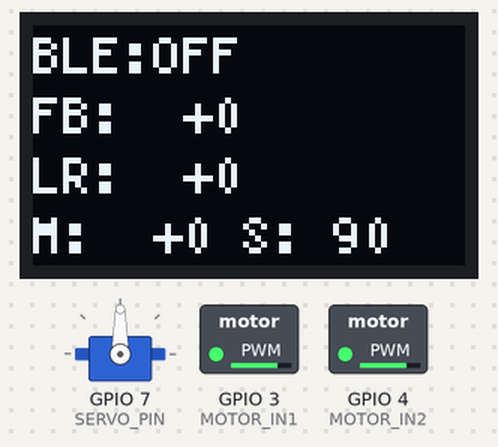
A sketch run on a simulated ESP32-C3. On the bench: servo, 72×40 one-colour display, switched loads named in the sketch (green lamp = pin HIGH). Nothing arrives over Bluetooth unless stated; a phone connects over Bluetooth LE 3 s after start; what the sketch prints to the serial monitor is not drawn.

Above: at 0.6 s.
At 3.6 s:
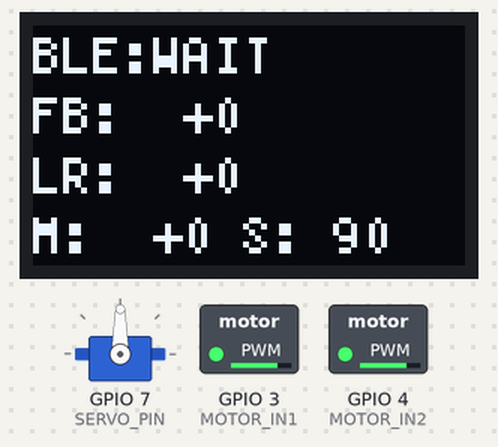

Measured:
- what the display in image 0 shows lasts 3.0 s, from 0.5 s to 3.5 s

The sketch:

RCController.ino
```cpp
#include <Arduino.h>
#include <BLEDevice.h>
#include <BLEServer.h>
#include <BLEUtils.h>
#include <ESP32Servo.h>
#include <U8g2lib.h>
#include <Wire.h>

// ==================================================
// GPIO設定
// ==================================================

// Mini L298N (ENAなし。IN1/IN2に直接PWMを出力する)
#define MOTOR_IN1 3
#define MOTOR_IN2 4

// Steering Servo
#define SERVO_PIN 7

// OLED I2C
#define OLED_SDA 5
#define OLED_SCL 6


// ==================================================
// BLE UUID
// 送信機(リレー)側と一致させる
// ==================================================

#define SERVICE_UUID \
  "12345678-1234-5678-1234-56789abcdef0"

#define CHARACTERISTIC_UUID \
  "12345678-1234-5678-1234-56789abcdef1"


// ==================================================
// ユーザー設定
// ==================================================

// ステアリング最大角度 (中央から左右への角度)
const int STEERING_MAX_ANGLE = 25;

// サーボ中央角度
const int STEERING_CENTER = 90;

// ステアリング方向反転
const bool STEERING_REVERSE = false;

// モーター方向反転
const bool MOTOR_REVERSE = false;

// モーター最低操作値 (これ以下は停止)
const int MOTOR_DEADZONE = 8;

// モーターが回り始める最低PWM値 (0〜255)
// 低速で反応しない/唸るだけの場合は大きく、飛び出しが強い場合は小さくする
const int MOTOR_MIN_PWM = 50;

// 停止方法: true=ブレーキ(IN1,IN2とも最大), false=フリー(IN1,IN2とも0)
const bool MOTOR_BRAKE_ON_STOP = true;

// BLE通信途絶タイムアウト(ms)
const unsigned long BLE_TIMEOUT = 200;


// ==================================================
// PWM設定
// ==================================================

// L298系は高い周波数だと低デューティで駆動力が出ず、反応が鈍くなる。
// 唸り音が気になる場合は 10000 に、反応が悪い場合は 2000〜3000 に。
const int PWM_FREQ = 4000;
const int PWM_RESOLUTION = 8;
//const int PWM_MAX = 255;
const int PWM_MAX = 198;

// ==================================================
// OLED
// 72 x 40 SSD1306 ER
// ==================================================

U8G2_SSD1306_72X40_ER_F_HW_I2C
u8g2(U8G2_R0, U8X8_PIN_NONE);


// ==================================================
// サーボ
// ==================================================

Servo steeringServo;


// ==================================================
// 状態
// ==================================================

volatile unsigned long lastReceiveMs = 0;

volatile bool bleConnected = false;
volatile bool commandValid = false;

// 制御値 (表示用)
volatile int currentLR = 0;
volatile int currentFB = 0;

volatile int currentMotorPWM = 0;
volatile int currentServoAngle = STEERING_CENTER;

bool failsafe = true;

// BLEタスクとloop()からの同時アクセス防止
SemaphoreHandle_t ctrlMutex;


// ==================================================
// モーター初期化
// IN1/IN2の両方をPWM出力にする (Arduino-ESP32 Core 3.x)
// ==================================================

void setupMotor() {

  ledcAttach(MOTOR_IN1, PWM_FREQ, PWM_RESOLUTION);
  ledcAttach(MOTOR_IN2, PWM_FREQ, PWM_RESOLUTION);

  ledcWrite(MOTOR_IN1, 0);
  ledcWrite(MOTOR_IN2, 0);
}


// ==================================================
// モーター制御
// FB -100 ～ +100
//   前進: IN1=PWM, IN2=0
//   後退: IN1=0,   IN2=PWM
// ※ 呼び出し側でctrlMutexを取得すること
// ==================================================

void controlMotor(int fb, bool brake) {

  if (MOTOR_REVERSE) {
    fb = -fb;
  }

  // 停止
  if (abs(fb) <= MOTOR_DEADZONE) {

    int stopLevel = brake ? PWM_MAX : 0;

    ledcWrite(MOTOR_IN1, stopLevel);
    ledcWrite(MOTOR_IN2, stopLevel);

    currentMotorPWM = 0;

    return;
  }

  // 速度 → PWM変換 (MOTOR_MIN_PWM〜PWM_MAX)
  int pwm = map(
    abs(fb),
    MOTOR_DEADZONE,
    100,
    MOTOR_MIN_PWM,
    PWM_MAX);

  pwm = constrain(pwm, 0, PWM_MAX);

  if (fb > 0) {
    // 前進
    ledcWrite(MOTOR_IN2, 0);
    ledcWrite(MOTOR_IN1, pwm);
    currentMotorPWM = pwm;
  } else {
    // 後退
    ledcWrite(MOTOR_IN1, 0);
    ledcWrite(MOTOR_IN2, pwm);
    currentMotorPWM = -pwm;
  }
}


// ==================================================
// ステアリング制御
// LR -100 ～ +100
// ※ 呼び出し側でctrlMutexを取得すること
// ==================================================

void controlSteering(int lr) {

  if (STEERING_REVERSE) {
    lr = -lr;
  }

  int angle = STEERING_CENTER + (lr * STEERING_MAX_ANGLE / 100);

  angle = constrain(angle, 0, 180);

  steeringServo.write(angle);

  currentServoAngle = angle;
}


// ==================================================
// 指令の即時反映 (BLE受信コールバックから直接呼ぶ)
// loop()やOLED描画を待たずにモーター/サーボへ反映する
// ==================================================

void applyCommand(int lr, int fb) {

  xSemaphoreTake(ctrlMutex, portMAX_DELAY);

  currentLR = lr;
  currentFB = fb;

  controlMotor(fb, MOTOR_BRAKE_ON_STOP);
  controlSteering(lr);

  xSemaphoreGive(ctrlMutex);
}


// ==================================================
// フェイルセーフ (常にブレーキで停止し、サーボは中央)
// ==================================================

void emergencyStop() {

  xSemaphoreTake(ctrlMutex, portMAX_DELAY);

  currentFB = 0;
  currentLR = 0;

  controlMotor(0, true);
  controlSteering(0);

  xSemaphoreGive(ctrlMutex);
}


// ==================================================
// BLEコールバック
// ==================================================

class ServerCallbacks : public BLEServerCallbacks {

  void onConnect(BLEServer* server) override {

    bleConnected = true;

    Serial.println("BLE Connected");
  }

  void onDisconnect(BLEServer* server) override {

    bleConnected = false;
    commandValid = false;

    Serial.println("BLE Disconnected");

    // 再接続可能にする
    BLEDevice::startAdvertising();
  }
};


class CharacteristicCallbacks : public BLECharacteristicCallbacks {

  void onWrite(BLECharacteristic* characteristic) override {

    String value = characteristic->getValue();

    // 2バイト未満は無効データとして破棄
    if (value.length() < 2) {
      return;
    }

    int8_t lr = static_cast<int8_t>(value[0]);
    int8_t fb = static_cast<int8_t>(value[1]);

    // -100～100の範囲に制限
    lr = constrain(lr, -100, 100);
    fb = constrain(fb, -100, 100);

    // 先に有効フラグを立て、loop()のフェイルセーフに上書きされないようにする
    lastReceiveMs = millis();
    commandValid = true;

    // 受信した瞬間にモーター/サーボへ反映
    applyCommand(lr, fb);
  }
};


// ==================================================
// BLE初期化
// ==================================================

void setupBLE() {

  BLEDevice::init("ESP32C3-RC");

  BLEServer* server = BLEDevice::createServer();
  server->setCallbacks(new ServerCallbacks());

  BLEService* service = server->createService(SERVICE_UUID);

  BLECharacteristic* characteristic =
    service->createCharacteristic(
      CHARACTERISTIC_UUID,
      BLECharacteristic::PROPERTY_WRITE | BLECharacteristic::PROPERTY_WRITE_NR);

  characteristic->setCallbacks(new CharacteristicCallbacks());

  service->start();

  BLEAdvertising* advertising = BLEDevice::getAdvertising();
  advertising->addServiceUUID(SERVICE_UUID);
  advertising->setScanResponse(true);

  BLEDevice::startAdvertising();

  Serial.println("BLE Advertising Started");
}


// ==================================================
// OLED表示
// I2C転送は時間がかかるので、制御とは独立して低頻度で更新する
// ==================================================

void updateDisplay() {

  static unsigned long lastDisplayMs = 0;

  if (millis() - lastDisplayMs < 200) {
    return;
  }

  lastDisplayMs = millis();

  char line[24];

  u8g2.clearBuffer();
  u8g2.setFont(u8g2_font_5x7_tf);

  // BLE状態
  if (bleConnected && !failsafe) {
    u8g2.drawStr(0, 8, "BLE:OK");
  } else if (bleConnected) {
    u8g2.drawStr(0, 8, "BLE:WAIT");
  } else {
    u8g2.drawStr(0, 8, "BLE:OFF");
  }

  snprintf(line, sizeof(line), "FB:%+4d", (int)currentFB);
  u8g2.drawStr(0, 18, line);

  snprintf(line, sizeof(line), "LR:%+4d", (int)currentLR);
  u8g2.drawStr(0, 28, line);

  // PWM(符号付き: +前進/-後退) / サーボ角度
  snprintf(line, sizeof(line), "M:%+4d S:%3d", (int)currentMotorPWM, (int)currentServoAngle);
  u8g2.drawStr(0, 38, line);

  u8g2.sendBuffer();
}


// ==================================================
// setup
// ==================================================

void setup() {

  Serial.begin(115200);
  delay(500);

  Serial.println();
  Serial.println("ESP32-C3 RC Controller");

  ctrlMutex = xSemaphoreCreateMutex();

  // サーボを先に初期化 (LEDCタイマー競合の回避)
  ESP32PWM::allocateTimer(0);
  steeringServo.setPeriodHertz(50);
  steeringServo.attach(SERVO_PIN, 500, 2500);
  steeringServo.write(STEERING_CENTER);
  currentServoAngle = STEERING_CENTER;

  // モーター初期化
  setupMotor();

  // OLED初期化 (I2Cを400kHzにして描画の待ち時間を短縮)
  Wire.begin(OLED_SDA, OLED_SCL);
  Wire.setClock(400000);
  u8g2.begin();
  u8g2.setBusClock(400000);

  // BLE初期化
  setupBLE();

  emergencyStop();

  Serial.println("Ready");
}


// ==================================================
// loop
// 制御はBLE受信時に即時実行されるため、ここでは
// 通信途絶の監視(フェイルセーフ)と表示のみ行う
// ==================================================

void loop() {

  static unsigned long lastStopMs = 0;

  unsigned long now = millis();

  bool fresh =
    bleConnected && commandValid && (now - lastReceiveMs < BLE_TIMEOUT);

  if (!fresh) {

    if (!failsafe) {

      // failsafeに入った瞬間だけログを出して停止
      Serial.printf(
        "FAILSAFE (connected:%d valid:%d age:%lums)\n",
        (int)bleConnected,
        (int)commandValid,
        now - lastReceiveMs);

      failsafe = true;
      emergencyStop();
      lastStopMs = now;

    } else if (now - lastStopMs >= 200) {

      // 念のため定期的に停止状態を再設定
      emergencyStop();
      lastStopMs = now;
    }

  } else {

    failsafe = false;
  }

  updateDisplay();

  delay(2);
}
```
